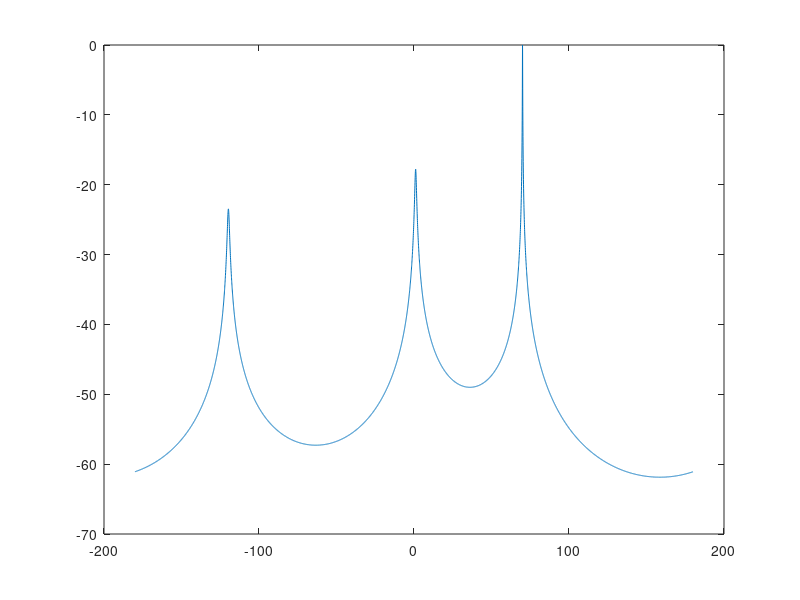
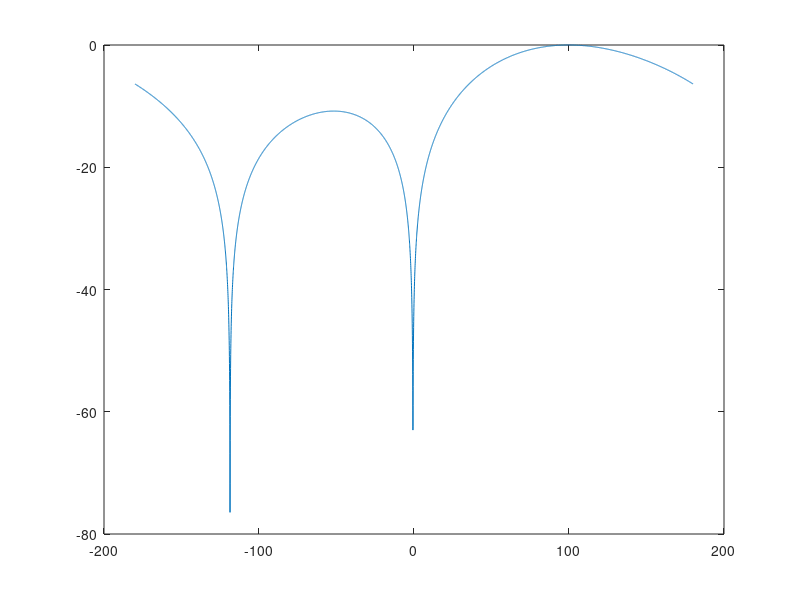

Recreate these plots in MATLAB, in order.
close all
clear
clc

%% (1) Thiết lập mô hình tín hiệu, mô hình mảng UCA 2-D và thông số mô phỏng
Fs = 48000; Ts=1/Fs; % Fsample: tần số (Hz), Tsample: chu kỳ lấy mẫu (s)
t0=Ts:Ts:0.1; % Thời gian lấy mẫu (s)
f1=1350; s0_A=1*sin(2*pi*f1*t0).'; % Signal_A (mV)
f2=1375; s0_B=1*sin(2*pi*f2*t0).'; % Signal_B (mV)
f3=1325; s0_C=1*sin(2*pi*f3*t0).'; % Signal_C (mV)
n0=length(t0); % Snapshots - NoS (Number of Samples) - Độ dài tín hiệu
SNR=30; % Tỷ số tín hiệu trên nhiễu
angles_A=-120*pi/180; % Góc tới Signal_A azimuth
angles_B=0*pi/180; % Góc tới Signal_B
angles_C=70*pi/180; % Góc tới Signal_C
c = 343; % Tốc độ lan truyền âm thanh trong không khí
lambda_max=c/min([f1 f2 f3]); % Lambda max
Ne=16; % Số lượng phần tử mảng
D=3; % Số lượng tín hiệu tới
R=0.045; % Bán kính mảng
k=2*pi/lambda_max; % Hệ số hoạt động của mảng
k1=2*pi/(c/f1); % Hệ số góc mỗi tín hiệu
k2=2*pi/(c/f2); % Hệ số góc mỗi tín hiệu
k3=2*pi/(c/f3); % Hệ số góc mỗi tín hiệu
phi=-180:0.05:180; % Góc quét phi để tạo ma trận lái mảng
a0_A=zeros(Ne,1); % Tạo ma trận 0 kích thước Nex1
a0_B=zeros(Ne,1); % Tạo ma trận 0 kích thước Nex1
a0_C=zeros(Ne,1); % Tạo ma trận 0 kích thước Nex1
for l = 1:Ne
    a0_A(l)=exp(1j*k1*R*cos(angles_A-2*pi*((l-1)/Ne)));
    % Vector lái Signal_A
    a0_B(l)=exp(1j*k2*R*cos(angles_B-2*pi*((l-1)/Ne)));
    % Vector lái Signal_B
    a0_C(l)=exp(1j*k3*R*cos(angles_C-2*pi*((l-1)/Ne)));
    % Vector lái Signal_C
end
x0_A = zeros(Ne,n0); % Tạo ma trận 0 kích thước Nexn0
x0_B = zeros(Ne,n0); % Tạo ma trận 0 kích thước Nexn0
x0_C = zeros(Ne,n0); % Tạo ma trận 0 kích thước Nexn0
for l = 1:Ne
    x0_A(l,:)=a0_A(l)*s0_A; % x0_A=a0_A*s0_A tín hiệu A tại mảng
    x0_B(l,:)=a0_B(l)*s0_B; % x0_B=a0_B*s0_B tín hiệu B tại mảng
    x0_C(l,:)=a0_C(l)*s0_C; % x0_C=a0_C*s0_C tín hiệu C tại mảng
end
x0=x0_A+x0_B+x0_C; %x0=∑x0i (i=1,2,...,Ne); Tổng tín hiệu tại mảng
x0=awgn(x0,SNR,'measured'); % Thêm nhiễu Gaussian trắng vào tập tín hiệu
%% (2) Ap dung thuat toan MUSIC
Rx=x0*x0'/n0; % Tạo ma trận hiệp phương sai
[eigvec,eigval]=eig(Rx); % Tính giá trị riêng và vector riêng
En=eigvec(:,1:Ne-D); % Xây dựng ma trận vector riêng của nhiễu
a0=zeros(Ne,1); % Tạo ma trận 0 kích thước Nex1
Pmusic=zeros(1,length(phi));
% Tạo ma trận 0 kích thước 1length(phi)
for pp=1:length(phi) %quet phi tu -180:180
    for l=1:Ne
        a0(l,1)=exp(1j*k*R*cos(phi(pp)*pi/180-2*pi*((l-1)/Ne)));
        %tao ma tran vector lai cua mang
    end
    Pmusic(1,pp)=abs(1/(a0'*En*(En')*a0)); %cong thuc thuat toan MUSIC
end

%% (3) Thiet lap thong so dau vao truoc khi ap dung Beamforming
[biendoPmusic,vitrigoctoi]=findpeaks(Pmusic); %xac dinh goc toi tin hieu
DOA_est = phi(vitrigoctoi); %qua thuat toan MUSIC
angles_A1=DOA_est(1)*pi/180; %xac dinh goc toi tin hieu A
angles_B1=DOA_est(2)*pi/180; %xac dinh goc toi tin hieu B
angles_C1=DOA_est(3)*pi/180; %xac dinh goc toi tin hieu C
t1=Ts:Ts:5; %thoi gian lay mau (s)
s1_A=1*sin(2*pi*f1*t1).'; %signal_A (mV)
s1_B=1*sin(2*pi*f2*t1).'; %signal_B (mV)
s1_C=1*sin(2*pi*f3*t1).'; %signal_C (mV)
s1=s1_A+s1_B+s1_C; %mixed signal
[Pxx, ff1] = pwelch(s1, [], [], [], Fs);
n1=length(t1); %bien thoi gian - snapshots
mu = 0.001; %learning rate/ toc do hoc/ he so thich nghi
a1_A=zeros(Ne,1); %tao ma tran 0 kich thuoc Nex1
a1_B=zeros(Ne,1); %tao ma tran 0 kich thuoc Nex1
a1_C=zeros(Ne,1); %tao ma tran 0 kich thuoc Nex1
for l = 1:Ne
    a1_A(l)=exp(1j*k1*R*cos(angles_A1-2*pi*((l-1)/Ne))); %vector lai signal_A
    a1_B(l)=exp(1j*k2*R*cos(angles_B1-2*pi*((l-1)/Ne))); %vector lai signal_B
    a1_C(l)=exp(1j*k3*R*cos(angles_C1-2*pi*((l-1)/Ne))); %vector lai signal_C
end
x1_A=zeros(Ne,n1); %tao ma tran 0 kich thuoc Nexn0
x1_B=zeros(Ne,n1); %tao ma tran 0 kich thuoc Nexn0
x1_C=zeros(Ne,n1); %tao ma tran 0 kich thuoc Nexn0
for l = 1:Ne
    x1_A(l,:)=a1_A(l)*s1_A; %x1_A=a1_A*s1_A tin hieu A tai mang
    x1_B(l,:)=a1_B(l)*s1_B; %x1_B=a1_B*s1_B tin hieu B tai mang
    x1_C(l,:)=a1_C(l)*s1_C; %x1_C=a1_C*s1_C tin hieu C tai mang
end
x1=x1_A+x1_B+x1_C; %x0=∑x0i (i=1,2,...,Ne); tong tin hieu thu tai mang
x1=awgn(x1,SNR,'measured'); %them nhieu Gaussian trang vao tin hieu
%% (4) Ap dung thuat toan LMS
y = zeros(1, n1); %tao ma tran 0 kich thuoc 1xn1
e = zeros(1, n1); %tao ma tran 0 kich thuoc 1xn1
w = zeros(1, Ne); %tao ma tran 0 kich thuoc 1xn1
abswn = zeros(Ne, n1); %tao ma tran 0 kich thuoc Nexn1
wn = zeros(Ne, n1); %tao ma tran 0 kich thuoc Nexn1
for m=1:n1
    y(m)=w*x1(:,m); %dau ra bo loc y
    e(m)=s1_C(m)'-y(m); %sai so/ loi
    w = w + mu*x1(:,m)'*e(m); %cap nhat trong so w
    abswn(:,m)=abs(w); %gia tri abs trong so w
    wn(:,m)=w; % gia tri trong so w
end
a1=zeros(Ne,1);
LMS=zeros(1,length(phi));
for the=1:length(phi) %quet phi tu -180:180
    for l=1:Ne
        a1(l,1)=exp(1j*k*R*cos(phi(the)*pi/180-2*pi*((l-1)/Ne)));
        %tao ma tran vector lai cua mang
    end
    LMS(the)=abs(w*a1); %cong thuc pho dap ung thuat toan LMS
end
%Bieu dien thuat toan MUSIC
figure(1);
plot(phi,10*log10(Pmusic/max(Pmusic)));
figure (2);
plot(phi,20*log10(LMS/max(LMS)));